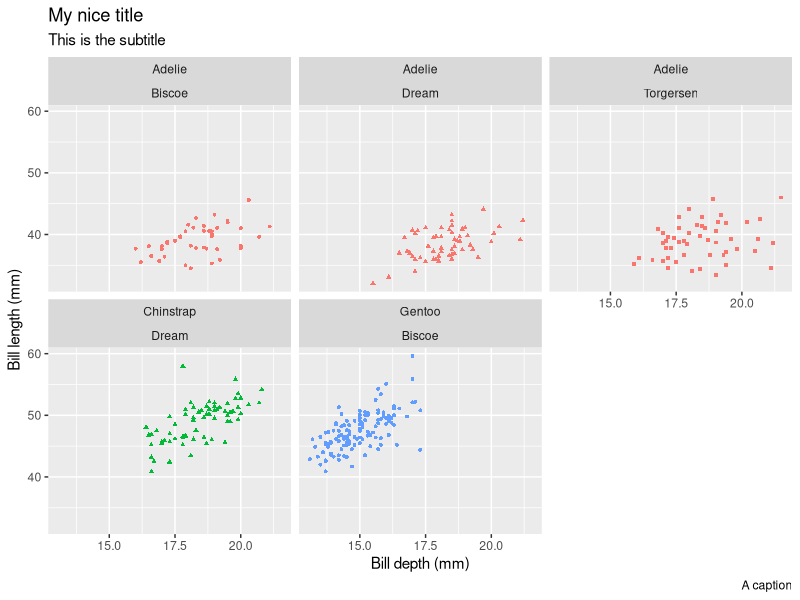

This figure's R source:
library(palmerpenguins)
library(ggplot2)
library(tidyverse)
ggplot(
  penguins, aes(
    bill_depth_mm,
    bill_length_mm
  )) +
  geom_point(
    aes(
      col = species,
      shape = island,
      # alpha = body_mass_g
    ),
    size = 1
  ) +
  labs(
    x = "Bill depth (mm)",
    y = "Bill length (mm)",
    title = "My nice title",
    subtitle = "This is the subtitle",
    caption = "A caption",
    col = "SPECIES"
  ) +
#  facet_grid(species ~ island) +
  facet_wrap(species ~ island) +
  guides(col="none", shape="none") # remove legend
#plot(penguins$bill_depth_mm, penguins$bill_length_mm)